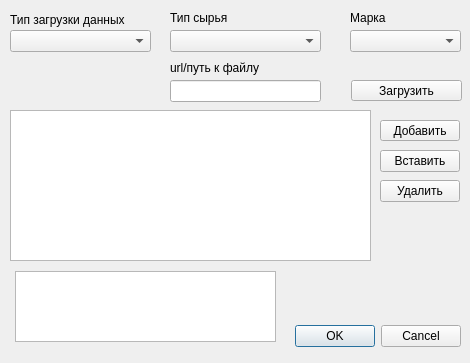
<?xml version="1.0" encoding="UTF-8"?>
<ui version="4.0">
 <class>DialogUploadData</class>
 <widget class="QDialog" name="DialogUploadData">
  <property name="geometry">
   <rect>
    <x>0</x>
    <y>0</y>
    <width>470</width>
    <height>363</height>
   </rect>
  </property>
  <property name="windowTitle">
   <string>Dialog</string>
  </property>
  <widget class="QDialogButtonBox" name="buttonBox">
   <property name="geometry">
    <rect>
     <x>290</x>
     <y>320</y>
     <width>171</width>
     <height>32</height>
    </rect>
   </property>
   <property name="orientation">
    <enum>Qt::Horizontal</enum>
   </property>
   <property name="standardButtons">
    <set>QDialogButtonBox::Cancel|QDialogButtonBox::Ok</set>
   </property>
  </widget>
  <widget class="QPushButton" name="ButtonAddRow">
   <property name="geometry">
    <rect>
     <x>380</x>
     <y>120</y>
     <width>80</width>
     <height>21</height>
    </rect>
   </property>
   <property name="text">
    <string>Добавить</string>
   </property>
  </widget>
  <widget class="QLabel" name="label_2">
   <property name="geometry">
    <rect>
     <x>350</x>
     <y>10</y>
     <width>40</width>
     <height>16</height>
    </rect>
   </property>
   <property name="text">
    <string>Марка</string>
   </property>
  </widget>
  <widget class="QTableView" name="tableView">
   <property name="geometry">
    <rect>
     <x>10</x>
     <y>110</y>
     <width>361</width>
     <height>151</height>
    </rect>
   </property>
  </widget>
  <widget class="QComboBox" name="Mark">
   <property name="geometry">
    <rect>
     <x>350</x>
     <y>30</y>
     <width>111</width>
     <height>22</height>
    </rect>
   </property>
  </widget>
  <widget class="QComboBox" name="TypeUpload">
   <property name="geometry">
    <rect>
     <x>10</x>
     <y>30</y>
     <width>141</width>
     <height>22</height>
    </rect>
   </property>
  </widget>
  <widget class="QComboBox" name="TypeMaterial">
   <property name="geometry">
    <rect>
     <x>170</x>
     <y>30</y>
     <width>151</width>
     <height>22</height>
    </rect>
   </property>
  </widget>
  <widget class="QPushButton" name="Upload">
   <property name="geometry">
    <rect>
     <x>351</x>
     <y>80</y>
     <width>111</width>
     <height>21</height>
    </rect>
   </property>
   <property name="font">
    <font>
     <stylestrategy>PreferDefault</stylestrategy>
    </font>
   </property>
   <property name="layoutDirection">
    <enum>Qt::LeftToRight</enum>
   </property>
   <property name="text">
    <string>Загрузить</string>
   </property>
  </widget>
  <widget class="QLineEdit" name="UrlOrPath">
   <property name="geometry">
    <rect>
     <x>170</x>
     <y>80</y>
     <width>151</width>
     <height>22</height>
    </rect>
   </property>
  </widget>
  <widget class="QPushButton" name="ButtonDeleteRow">
   <property name="geometry">
    <rect>
     <x>380</x>
     <y>180</y>
     <width>80</width>
     <height>22</height>
    </rect>
   </property>
   <property name="text">
    <string>Удалить</string>
   </property>
  </widget>
  <widget class="QLabel" name="label_3">
   <property name="geometry">
    <rect>
     <x>170</x>
     <y>60</y>
     <width>111</width>
     <height>16</height>
    </rect>
   </property>
   <property name="text">
    <string>&lt;html&gt;&lt;head/&gt;&lt;body&gt;&lt;p&gt;url/путь к файлу&lt;/p&gt;&lt;/body&gt;&lt;/html&gt;</string>
   </property>
  </widget>
  <widget class="QLabel" name="label_4">
   <property name="geometry">
    <rect>
     <x>10</x>
     <y>10</y>
     <width>151</width>
     <height>21</height>
    </rect>
   </property>
   <property name="text">
    <string>&lt;html&gt;&lt;head/&gt;&lt;body&gt;&lt;p&gt;Тип загрузки данных&lt;/p&gt;&lt;/body&gt;&lt;/html&gt;</string>
   </property>
  </widget>
  <widget class="QLabel" name="label">
   <property name="geometry">
    <rect>
     <x>170</x>
     <y>10</y>
     <width>65</width>
     <height>16</height>
    </rect>
   </property>
   <property name="text">
    <string>Тип сырья</string>
   </property>
  </widget>
  <widget class="QPushButton" name="ButtonPasteRow">
   <property name="geometry">
    <rect>
     <x>380</x>
     <y>150</y>
     <width>80</width>
     <height>22</height>
    </rect>
   </property>
   <property name="text">
    <string>Вставить</string>
   </property>
  </widget>
  <widget class="QListWidget" name="listWidget">
   <property name="geometry">
    <rect>
     <x>15</x>
     <y>271</y>
     <width>261</width>
     <height>71</height>
    </rect>
   </property>
  </widget>
 </widget>
 <resources/>
 <connections>
  <connection>
   <sender>buttonBox</sender>
   <signal>accepted()</signal>
   <receiver>DialogUploadData</receiver>
   <slot>accept()</slot>
   <hints>
    <hint type="sourcelabel">
     <x>248</x>
     <y>254</y>
    </hint>
    <hint type="destinationlabel">
     <x>157</x>
     <y>274</y>
    </hint>
   </hints>
  </connection>
  <connection>
   <sender>buttonBox</sender>
   <signal>rejected()</signal>
   <receiver>DialogUploadData</receiver>
   <slot>reject()</slot>
   <hints>
    <hint type="sourcelabel">
     <x>316</x>
     <y>260</y>
    </hint>
    <hint type="destinationlabel">
     <x>286</x>
     <y>274</y>
    </hint>
   </hints>
  </connection>
 </connections>
</ui>
